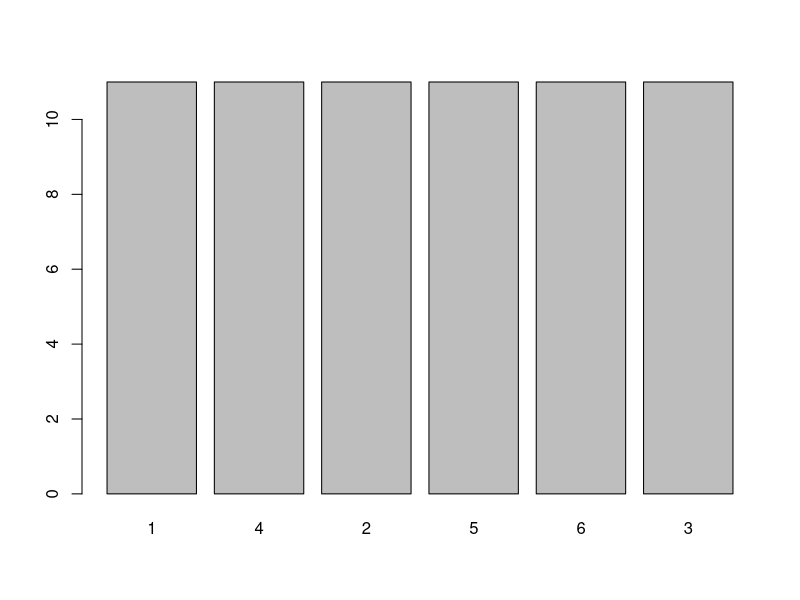
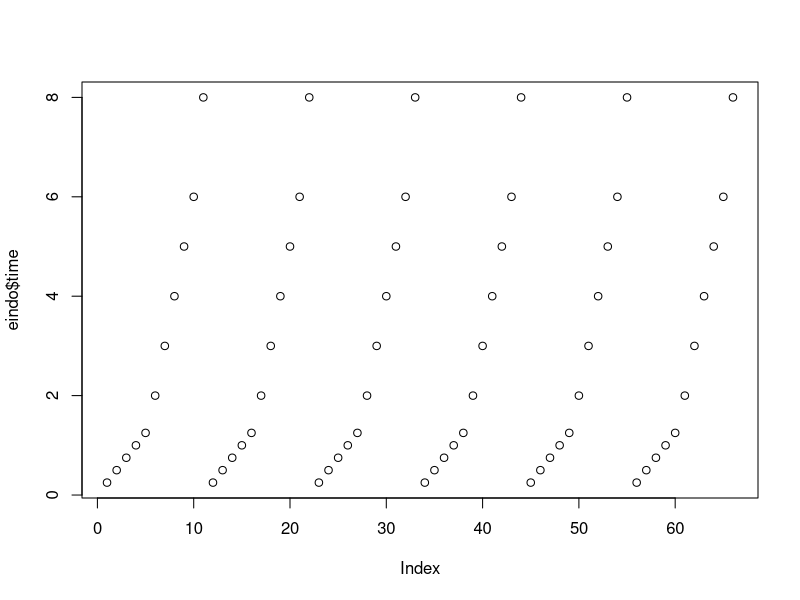
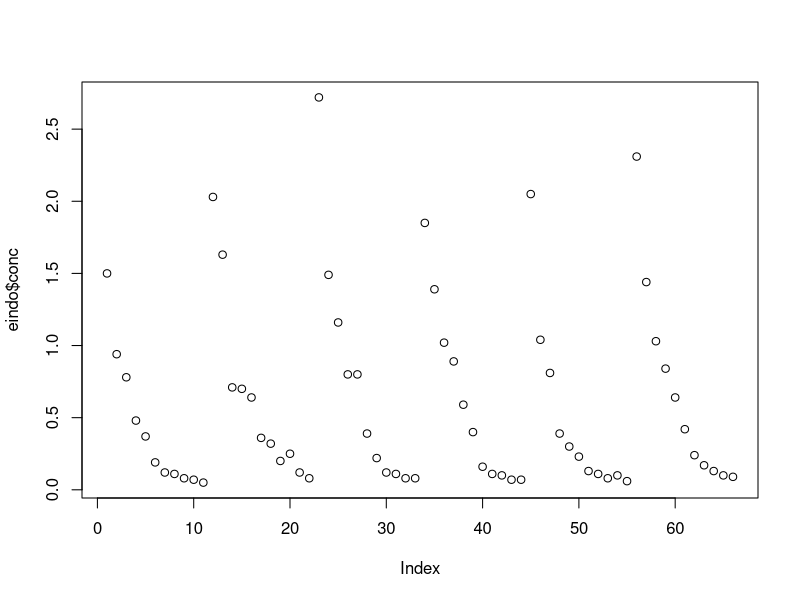
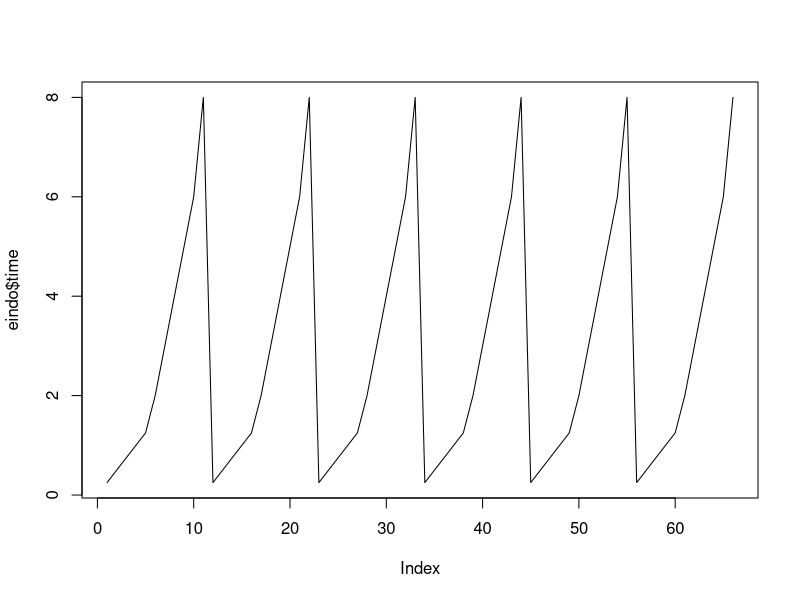

Reproduce these figures in R, in order. (Note: this script raises an error after producing the figures.)
eindo<-datasets::Indometh
head(eindo,10)
tail(eindo,10)
summary(eindo)
summary(eindo$Subject)
summary(eindo$time)
summary(eindo$conc)
plot(eindo$Subject)
plot(eindo$time)
plot(eindo$conc)
plot(eindo$time,type = 'l')
barplot(eindo$Subject)
barplot(eindo$conc)
barplot(eindo$conc)
barplot(eindo$time)
boxplot(eindo$Subject)
boxplot(eindo$time)
boxplot(eindo$conc)
sd(eindo$time)
skewness(eindo$conc)
kurtosis(eindo$conc)
